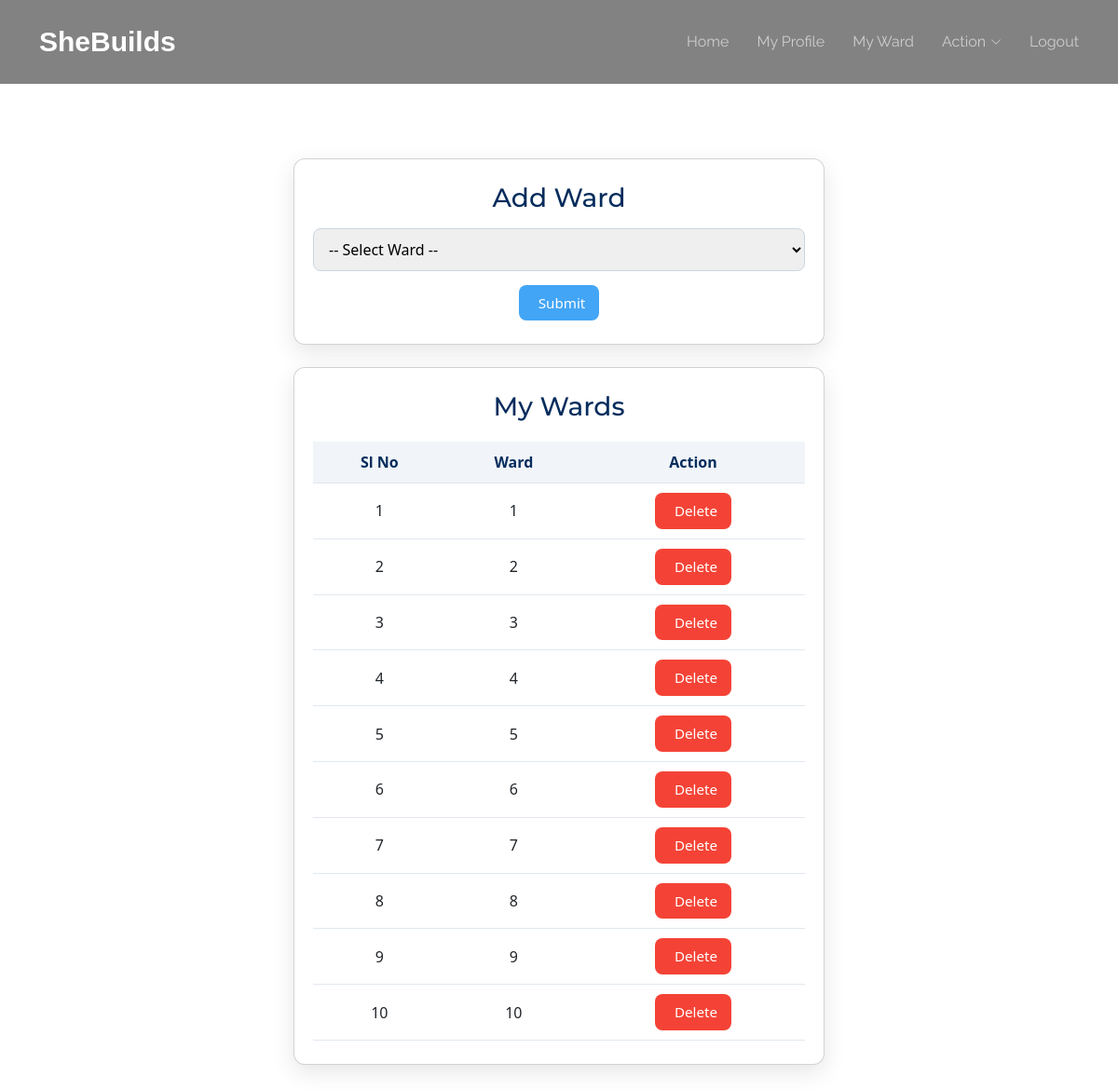
/Authority/MyWard/ (signed in), run on the app's committed database.
### Admin/models.py (models this page shows)
class tbl_authorityward(models.Model):
    ward=models.ForeignKey(tbl_ward,on_delete=models.CASCADE)
    authority=models.ForeignKey(tbl_authority,on_delete=models.CASCADE)

class tbl_ward(models.Model):
    ward_number=models.CharField(max_length=30)

### Authority/views.py (the view)
# urls.py: path('MyWard/',views.MyWard,name='MyWard'),
def MyWard(request):
    ward=tbl_ward.objects.all()
    auth=tbl_authority.objects.get(id=request.session['yid'])
    authorityward=tbl_authorityward.objects.filter(authority=auth)
    if request.method=="POST":
       wardid=tbl_ward.objects.get(id=request.POST.get('sel_ward'))
       authid=tbl_authority.objects.get(id=request.session['yid'])
       tbl_authorityward.objects.create(ward=wardid,authority=authid)
    return render(request,'Authority/MyWard.html',{'ward':ward,'authorityward':authorityward})

### Authority/Templates/Authority/MyWard.html (shortened to what this page needs)
{% extends 'Authority/Header.html' %}
{% block content %}
<div class="page-container">
    <div class="card profile-card">
        <div class="form-section">
            <h3>Add Ward</h3>
            <form action="" method="post">
                <div class="form-group">
                    <select name="sel_ward" id="sel_ward" required>
                        <option value="">-- Select Ward --</option>
                    </select>
                </div>
                <div class="form-buttons">
                    <button type="submit" class="btn btn-primary">
                         Submit
                    </button>
                </div>
            </form>
        </div>
        </div>
        <br>
    <div class="card profile-card">
        <div class="table-section">
            <h3>My Wards</h3>
            <table class="styled-table">
                <thead>
                    <tr>
                        <th>Sl No</th>
                        <th>Ward</th>
                        <th>Action</th>
                    </tr>
                </thead>
                <tbody>
                    {% for i in authorityward %}
                    <tr>
                        <td>{{ forloop.counter }}</td>
                        <td>{{ i.ward.ward_number }}</td>
                        <td>
                            <a href="{% url 'Authority:deletemyward' i.id %}" class="btn btn-delete">
                                 Delete
                            </a>
                        </td>
                    </tr>
                    {% empty %}
                    <tr>
                        <td colspan="3">No Wards Added</td>
                    </tr>
                    {% endfor %}
                </tbody>
            </table>
        </div>
    </div>
</div>
{% endblock content %}

### Guest/static/Main/assets/css/main.css (style rules this page uses)
:root { --default-font: "Roboto", system-ui, -apple-system, "Segoe UI", Roboto, "Helvetica Neue", Arial, "Noto Sans", "Liberation Sans", sans-serif, "Apple Color Emoji", "Segoe UI Emoji", "Segoe UI Symbol", "Noto Color Emoji"; --heading-font: "Montserrat", sans-serif; --nav-font: "Raleway", sans-serif; }
:root { --background-color: #ffffff; --default-color: #2b180d; --heading-color: #1b2f45; --accent-color: #56b8e6; --surface-color: #ffffff; --contrast-color: #ffffff; }
:root { --nav-color: rgba(255, 255, 255, 0.6); --nav-hover-color: #ffffff; --nav-mobile-background-color: #ffffff; --nav-dropdown-background-color: #ffffff; --nav-dropdown-color: #212529; --nav-dropdown-hover-color: #56b8e6; }
:root { scroll-behavior: smooth; }
body { color: var(--default-color); background-color: var(--background-color); font-family: var(--default-font); }
a { color: var(--accent-color); text-decoration: none; transition: 0.3s; }
h1, h2, h3, h4, h5, h6 { color: var(--heading-color); font-family: var(--heading-font); }

### Authority/Templates/Authority/MyWard.html (style rules this page uses)
.page-container { max-width: 600px; margin: 40px auto; padding: 0 15px; font-family: 'Segoe UI', Tahoma, Geneva, Verdana, sans-serif; }
.card.profile-card { background: #fff; padding: 25px 20px; border-radius: 12px; box-shadow: 0 8px 25px rgba(0,0,0,0.1); }
.form-section h3, .table-section h3 { text-align: center; margin-bottom: 15px; color: #042c5c; }
.form-group { margin-bottom: 15px; }
.form-group select { width: 100%; padding: 10px 12px; border-radius: 8px; border: 1px solid #cbd5e1; font-size: 1rem; outline: none; transition: border-color 0.2s; }
.styled-table { width: 100%; border-collapse: collapse; margin-top: 20px; }
.styled-table th, .styled-table td { padding: 10px; border-bottom: 1px solid #e2e8f0; text-align: center; }
.styled-table th { background-color: #f1f5f9; color: #042c5c; }
.form-buttons { display: flex; justify-content: center; margin-top: 10px; }
.btn { padding: 8px 15px; border-radius: 8px; font-size: 0.95rem; display: inline-flex; align-items: center; gap: 6px; cursor: pointer; text-decoration: none; color: #fff; border: none; background-color: #42a5f5; transition: background-color 0.3s; }
.btn-delete { background-color: #f44336; }

### data on the page
tbl_authorityward: ward.ward_number "1"
tbl_authorityward: ward.ward_number "2"
tbl_authorityward: ward.ward_number "3"
tbl_authorityward: ward.ward_number "4"
tbl_authorityward: ward.ward_number "5"
tbl_authorityward: ward.ward_number "6"
tbl_authorityward: ward.ward_number "7"
tbl_authorityward: ward.ward_number "8"
tbl_authorityward: ward.ward_number "9"
tbl_authorityward: ward.ward_number "10"
